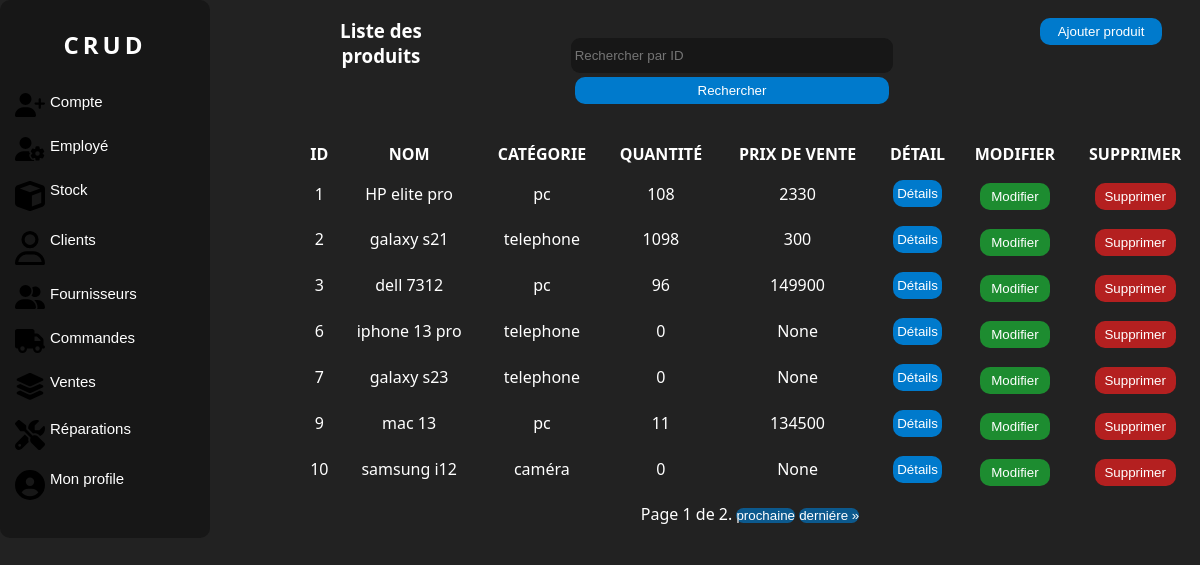
Page /produits/ (signed in) on the earlier database version.
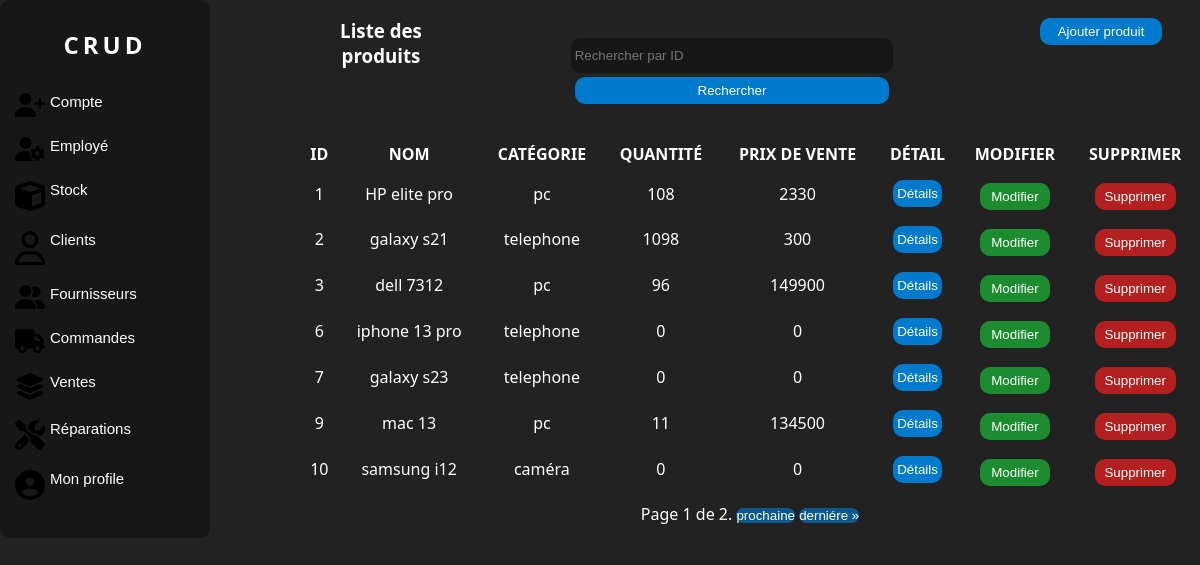
Same page on the later database version.
### manager/models.py (models this page shows, shortened)
class Product(models.Model):
    name = models.CharField(max_length=100, db_column='Nom', unique=True)
    category = models.ForeignKey(Category, on_delete=models.SET_DEFAULT, default=1, db_column='Catégorie')
    description = models.TextField(db_column='Description', default='Pas de description')
    quantity = models.PositiveIntegerField(default=0, blank=True, null=True, db_column='Quantité')
    initial_selling_price = models.PositiveIntegerField(default=0, db_column='Prix de vente initiale')
    supplier = models.ForeignKey(Supplier, on_delete=models.SET_NULL,null=True, db_column='Fournisseur')
    class Meta:
        db_table = 'Produit'
        verbose_name = _('Produit')

class Category(models.Model):
    name = models.CharField(max_length=100, db_column='Nom')
    def __str__(self):
        return self.name
    class Meta:
        db_table = 'Catégorie'

### manager/views.py (the view)
# urls.py: path('produits/', views.ProductListView.as_view(), name='product-list'),
class ProductListView(LoginRequiredMixin, ListView):
    model = Product
    template_name = 'listeproduit.html'  # replace with your template
    context_object_name = 'products'
    paginate_by = 7
    form_class = FilterForm
    def get_queryset(self):
        queryset = super().get_queryset()
        query = self.request.GET.get('query')
        if query:
            queryset = queryset.filter(id=query)
        return queryset
    def get_context_data(self, **kwargs):
        context = super().get_context_data(**kwargs)
        context['form'] = FilterForm(self.request.GET)
        return context

### manager/forms.py
class FilterForm(forms.Form):
    query = forms.IntegerField(label='', required=False,
                               widget=forms.TextInput(attrs={'placeholder': 'Rechercher par ID'}))

### manager/models.py (called while the page is built)
    def __str__(self):
        return self.name

### manager/templatetags/auth_extras.py (called while the page is built)
@register.filter(name='has_group')
def has_group(user, group_name):
    group = Group.objects.get(name=group_name)
    return True if group in user.groups.all() else False

### manager/templates/listeproduit.html (shortened to what the changed rows need)
{% load static %}
{% load auth_extras %}
<!DOCTYPE html>
<html lang="en">
<head>
    <link rel="stylesheet" href="{% static 'css/style.css' %}">
    <link rel="stylesheet" href="{% static 'css/accueil.css' %}">
</head>
<body>
<div class="corp">
    <div class="nav">
        <div class="logo">
            <a href="{% url 'home' %}" class="link"><h2>CRUD</h2></a>
        </div>
        <br>
    </div>
    <div class="liste">
        <div class="c2">
            {% if products %}
            <table>
                <thead>
                <tr>
                    <th>Id</th>
                    <th>Nom</th>
                    <th>Catégorie</th>
                    <th>Quantité</th>
                    <th>Prix de vente</th>
                    <th>Détail</th>
                    <th>Modifier</th>
                    <th>Supprimer</th>
                </tr>
                </thead>
                <tbody id="tbody">
                {% for product in products %}
                <tr>
                    <td>{{ product.id }}</td>
                    <td>{{ product.name }}</td>
                    <td>{{ product.category }}</td>
                    <td>{{ product.quantity }}</td>
                    <td>{{ product.initial_selling_price }}</td>
                    <td>
                        <button class="button" id="detai"
                                onclick="location.href='{% url 'product-detail' product.id %}';">Détails
                        </button>
                    </td>
                    <td>
                        <button class="button" id="modifier"
                                onclick="location.href='{% url 'update-product' product.id %}';">Modifier
                        </button>
                    </td>
                    <td>
                        <button class="button" id="supprimer"
                                onclick="location.href='{% url 'delete-product' product.id %}';">Supprimer
                        </button>
                    </td>
                </tr>
                {% endfor %}
                </tbody>
            </table>
            {% else %}
            <p>Pas de produits trouvés.</p>
            {% endif %}
        </div>
    </div>
</body>
</html>

Differences in the rows shown:
changed Product "iphone 13 pro": initial_selling_price "None" → "0"
changed Product "galaxy s23": initial_selling_price "None" → "0"
changed Product "samsung i12": initial_selling_price "None" → "0"
